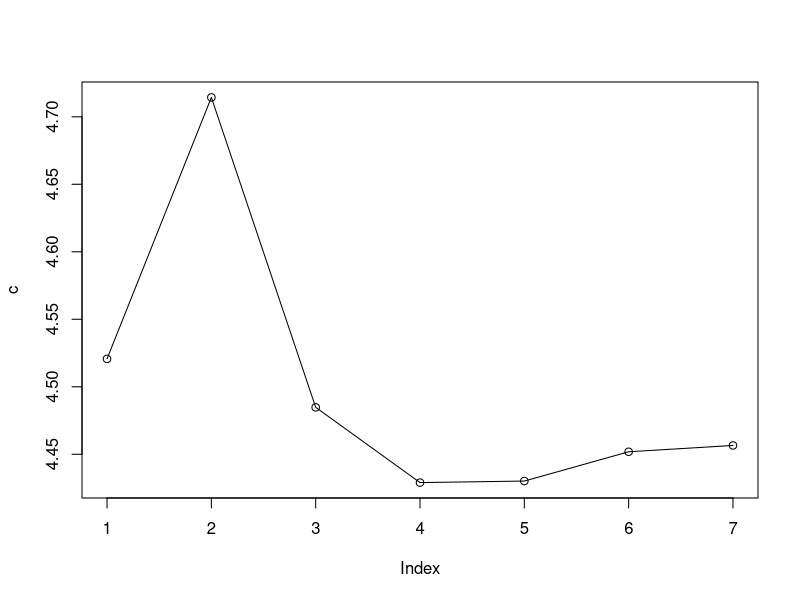

Generate this figure with R:
# Лабараторная работата 5
# Выполнил студент гр. АСУ4-22-1м
# Попов Кирилл Михайлович
# Задание 1. Вариант 9
# Задание вектора длинной 1000 из логнормального распределения
{
  x <- 1000
  rl_norm <- rlnorm(x, meanlog=1,sdlog=1)
  print(rl_norm)
}

# Вычисление с помощью встроенных функций
{
  cat("Мат. ожидание 1: ", mean(rl_norm), "\n")
  cat("стандартное отклонение 1: ", sd(rl_norm), "\n")
  cat("Медиана вектора 1: ", median(rl_norm), "\n")
}

# Вычиление без встроенных функций
{
  s <- 0 # сумма элементов
  m <- 0 # среднее арифметическое (мат.ожидание) значение вектора
  q <-0 # стандартное отклонение
  md <- 0 # медиана вектора
  
  # Математическое ожидание
  for (v in rl_norm){
    s <- s+v
  }
  m <- s/x
  cat("Мат. ожидание 2 : ", m, "\n")
  
  # стандартное отклонение
  sum <- 0
  for (z in rl_norm){
    s1 <- (z-m)^2
    sum = sum + s1
  }
  q <- sqrt(sum/x)
  cat("стандартное отклонение 2 : ", q, "\n")

  # Медиана вектора
  ord <- order(rl_norm)
  ord <- rl_norm[ord]
  if(x%%2 == 0){
    md1 <- ord[x/2]
    md2 <- ord[x/2 + 1]
    md = (md1 + md2)/2
    #md = md/2
  }else{
    md <- ord[x/2 +0.5]
  }

  cat("медиана вектора 2 : ", md, "\n")
}

# Исследование изменений значений мат. ожидания логнормального распределения
{
  calc_mean <- function(x)
  {
    rlnorm = rlnorm(x,meanlog=1,sdlog=1)
    mean_rnorm <- mean(rlnorm)
    cat("Мат. ожидание: ", mean_rnorm, "\n")
    return(mean_rnorm)
  }
  
  c <- calc_mean(1000)
  c <- c(c, calc_mean(2000))
  c <- c(c, calc_mean(4000))
  c <- c(c, calc_mean(8000))
  c <- c(c, calc_mean(16000))
  c <- c(c, calc_mean(32000))
  c <- c(c, calc_mean(64000))
  plot(c)
  lines(c)  
}









